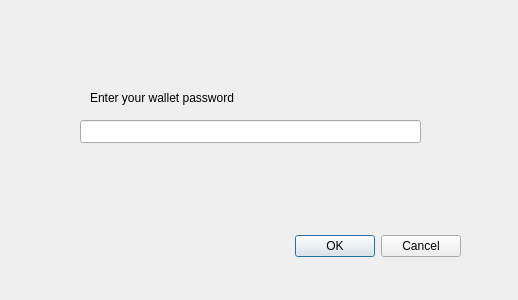
<?xml version="1.0" encoding="UTF-8"?>
<ui version="4.0">
 <class>AuthenticateWallet</class>
 <widget class="QDialog" name="AuthenticateWallet">
  <property name="geometry">
   <rect>
    <x>0</x>
    <y>0</y>
    <width>518</width>
    <height>300</height>
   </rect>
  </property>
  <property name="windowTitle">
   <string>Enter Jazmine Wallet Password</string>
  </property>
  <widget class="QDialogButtonBox" name="buttonBox">
   <property name="geometry">
    <rect>
     <x>120</x>
     <y>230</y>
     <width>341</width>
     <height>32</height>
    </rect>
   </property>
   <property name="orientation">
    <enum>Qt::Horizontal</enum>
   </property>
   <property name="standardButtons">
    <set>QDialogButtonBox::Cancel|QDialogButtonBox::Ok</set>
   </property>
  </widget>
  <widget class="QLineEdit" name="lineEdit">
   <property name="geometry">
    <rect>
     <x>80</x>
     <y>120</y>
     <width>341</width>
     <height>23</height>
    </rect>
   </property>
  </widget>
  <widget class="QLabel" name="label">
   <property name="geometry">
    <rect>
     <x>90</x>
     <y>90</y>
     <width>271</width>
     <height>16</height>
    </rect>
   </property>
   <property name="text">
    <string>Enter your wallet password</string>
   </property>
  </widget>
 </widget>
 <resources/>
 <connections>
  <connection>
   <sender>buttonBox</sender>
   <signal>accepted()</signal>
   <receiver>AuthenticateWallet</receiver>
   <slot>accept()</slot>
   <hints>
    <hint type="sourcelabel">
     <x>248</x>
     <y>254</y>
    </hint>
    <hint type="destinationlabel">
     <x>157</x>
     <y>274</y>
    </hint>
   </hints>
  </connection>
  <connection>
   <sender>buttonBox</sender>
   <signal>rejected()</signal>
   <receiver>AuthenticateWallet</receiver>
   <slot>reject()</slot>
   <hints>
    <hint type="sourcelabel">
     <x>316</x>
     <y>260</y>
    </hint>
    <hint type="destinationlabel">
     <x>286</x>
     <y>274</y>
    </hint>
   </hints>
  </connection>
 </connections>
</ui>
